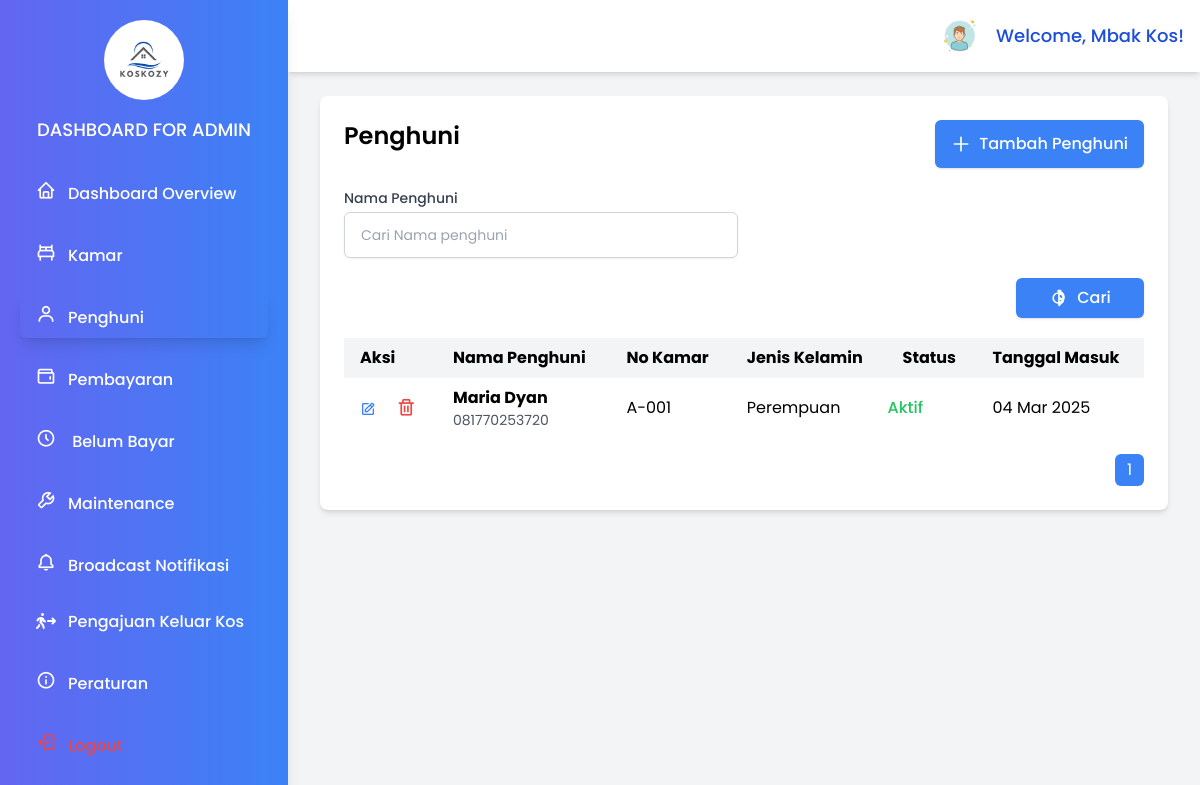
/page/admin/penghuni.php?name=Yan (signed in), run on an earlier commit of the app's database.
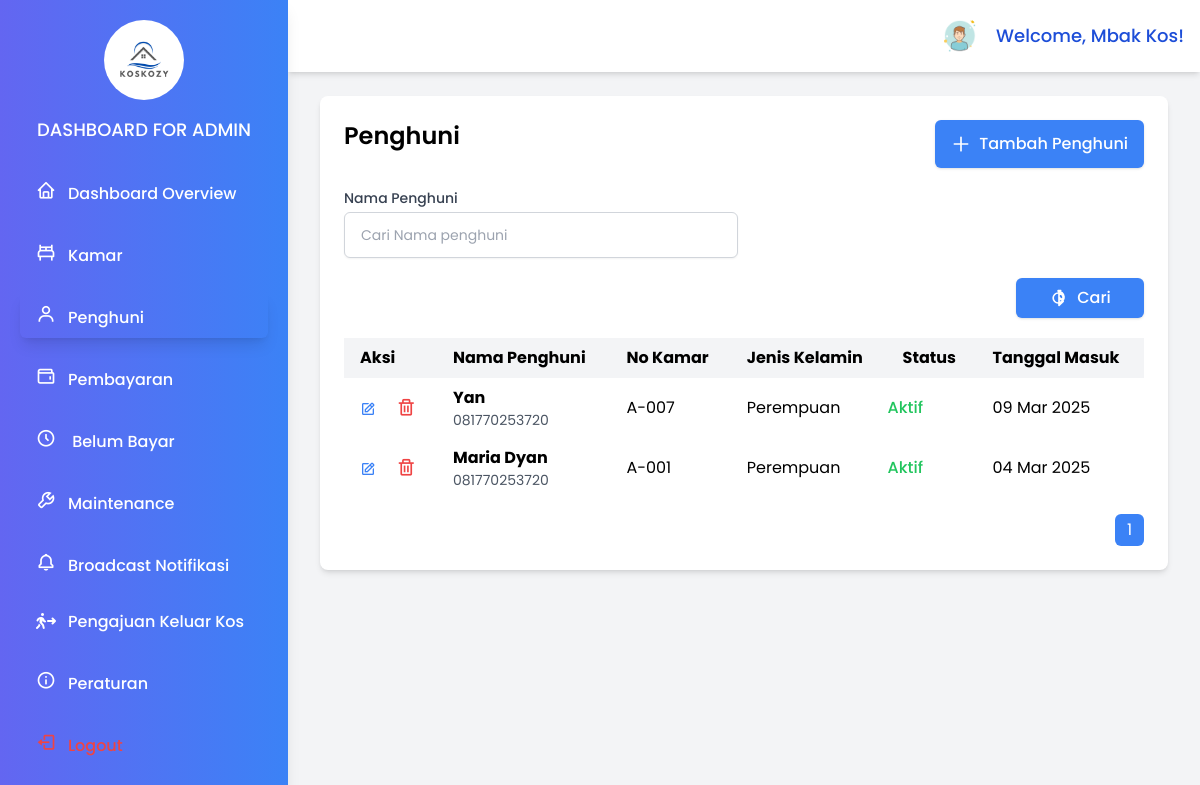
And on a later commit of the database.
### tables this page shows
CREATE TABLE `penghuni` (
  `id` int(11) NOT NULL,
  `room_id` int(11) NOT NULL,
  `nama` varchar(255) NOT NULL,
  `jenis_kelamin` varchar(10) NOT NULL,
  `nomor_telepon` varchar(50) DEFAULT NULL,
  `alamat_asal` text DEFAULT NULL,
  `status` enum('active','inactive') DEFAULT 'active',
  `tanggal_masuk` date DEFAULT NULL,
  `tanggal_keluar` date DEFAULT NULL,
  `ktp` varchar(50) DEFAULT NULL,
  `nomor_darurat` varchar(50) DEFAULT NULL,
  `username` varchar(50) NOT NULL,
  `password` varchar(255) NOT NULL,
  `created_at` timestamp NOT NULL DEFAULT current_timestamp(),
  `updated_at` timestamp NOT NULL DEFAULT current_timestamp() ON UPDATE current_timestamp()
);

CREATE TABLE `rooms` (
  `id` int(11) NOT NULL,
  `name` varchar(255) NOT NULL,
  `type` varchar(50) NOT NULL,
  `ac` varchar(225) NOT NULL,
  `price` decimal(10,2) NOT NULL,
  `status` varchar(225) DEFAULT NULL,
  `active` varchar(20) NOT NULL,
  `capacity` int(11) NOT NULL,
  `description` text DEFAULT NULL,
  `created_at` timestamp NOT NULL DEFAULT current_timestamp(),
  `updated_at` timestamp NOT NULL DEFAULT current_timestamp() ON UPDATE current_timestamp()
);

### page/admin/penghuni.php (the view, shortened to what the changed rows need)
<?php
$host = 'localhost';
$dbname = 'kos_management';
$username = 'root';
$password = '';
try {
   $pdo = new PDO("mysql:host=$host;dbname=$dbname", $username, $password);
   $pdo->setAttribute(PDO::ATTR_ERRMODE, PDO::ERRMODE_EXCEPTION);
   $limit = isset($_GET['limit']) ? (int)$_GET['limit'] : 10;
   $page = isset($_GET['page']) ? (int)$_GET['page'] : 1;
   $offset = ($page - 1) * $limit;
      $name = isset($_GET['name']) ? $_GET['name'] : '';
   $total_sql = "SELECT COUNT(*) FROM penghuni WHERE nama LIKE :name";
   $total_stmt = $pdo->prepare($total_sql);
   $total_stmt->bindValue(':name', "%$name%");
   $total_stmt->execute();
   $total_data = $total_stmt->fetchColumn();
   $total_pages = ceil($total_data / $limit);
   $sql = "SELECT
         A.id,
         A.nama,
         A.jenis_kelamin,
         A.nomor_telepon,
         A.alamat_asal,
         A.status,
         B.name AS room_name,
         A.ktp,
         A.tanggal_masuk,
         A.nomor_darurat
      FROM
         penghuni A
      INNER JOIN
         rooms B ON B.id = A.room_id
      WHERE
         A.nama LIKE :name
      ORDER BY A.tanggal_masuk DESC
      LIMIT :limit OFFSET :offset";
   $stmt_rooms = $pdo->prepare($sql);
   $stmt_rooms->bindValue(':name', "%$name%");
   $stmt_rooms->bindValue(':limit', $limit, PDO::PARAM_INT);
   $stmt_rooms->bindValue(':offset', $offset, PDO::PARAM_INT);
   $stmt_rooms->execute();
   $rooms = $stmt_rooms->fetchAll(PDO::FETCH_ASSOC);
} catch (PDOException $e) {
   echo 'Connection failed: ' . $e->getMessage();
   exit();
}
?>
<!DOCTYPE html>
<html lang="en">
<head>
   <script src="https://cdn.tailwindcss.com"></script>
   <link href="https://unpkg.com/boxicons@2.1.4/css/boxicons.min.css" rel="stylesheet">
   <link rel="stylesheet" href="https://cdnjs.cloudflare.com/ajax/libs/font-awesome/6.5.1/css/all.min.css">
</head>
<body class="bg-gray-100 min-h-screen">
<div id="sidebar" class="hidden md:block w-72 h-full bg-gradient-to-r from-indigo-500 to-blue-500 text-gray-800 fixed top-0 left-0 p-5  flex-col shadow-lg z-50">
   <div class="mb-6 text-center">
      <h1 class="text-lg font-medium text-white mt-4 uppercase">
         Dashboard for Admin
      </h1>
   </div>
</div>
<div class="md:ml-72 flex flex-col min-h-screen">
   <div class="p-8">
      <div class="bg-white rounded-lg shadow-md">
         <div class="p-6 mt-16">
            <div class="justify-between flex mb-5">
               <h2 class="text-2xl font-semibold mb-4">Penghuni</h2>
            </div>
            <div class="overflow-x-auto">
               <table class="min-w-full table-auto">
                  <thead>
                     <tr class="bg-gray-100">
                        <th class="px-4 py-2 text-left">Aksi</th>
                        <th class="px-4 py-2 text-left">Nama Penghuni</th>
                        <th class="px-4 py-2 text-left">No Kamar</th>
                        <th class="px-4 py-2 text-left">Jenis Kelamin</th>
                        <th class="px-4 py-2 text-left">Status</th>
                        <th class="px-4 py-2 text-left">Tanggal Masuk</th>
                     </tr>
                  </thead>
                  <tbody>
                     <?php if (empty($rooms)): ?>
                        <tr>
                           <td colspan="5" class="text-center py-3">No data available</td>
                        </tr>
                     <?php else: ?>
                        <?php foreach ($rooms as $room): ?>
                           <tr>
                              <td class="px-4 py-2">
                                 <a href="#"
                                    class="edit-room-btn text-blue-500 hover:text-blue-700"
                                    data-id="<?= $room['id'] ?>"
                                    data-name="<?= htmlspecialchars($room['nama']) ?>"
                                    data-room-id="<?= htmlspecialchars($room['room_id']) ?>"
                                    data-nomor-telepon="<?= htmlspecialchars($room['nomor_telepon']) ?>"
                                    data-jenis-kelamin="<?= htmlspecialchars($room['jenis_kelamin']) ?>"
                                    data-alamat-asal="<?= htmlspecialchars($room['alamat_asal']) ?>"
                                    data-status="<?= htmlspecialchars($room['status']) ?>"
                                    onclick="openModal(this)">
                                    <i class="bx bx-edit"></i>
                                 </a>
                                 <a href="../../function/admin/penghuni/delete-penghuni.php?id=<?= $room['id'] ?>"
                                    class="ml-4 text-red-500 hover:text-red-700"
                                    onclick="return confirm('Apakah Anda yakin ingin menghapus penghuni ini?');">
                                    <i class="bx bx-trash text-xl"></i>
                                 </a>
                              </td>
                              <td class="px-4 py-2">
                                 <div class="font-bold"><?= htmlspecialchars($room['nama']) ?></div>
                                 <div class="text-sm text-gray-600"><?= htmlspecialchars($room['nomor_telepon']) ?></div>
                              </td>
                              <td class="px-4 py-2 ">
                                 <?= htmlspecialchars($room['room_name']) ?>
                              </td>
                              <td class="px-4 py-2">
                                 <?= htmlspecialchars($room['jenis_kelamin']) ?>
                              </td>
                              <td class="<?php
                                          if ($room['status'] === 'active') {
                                             echo 'text-green-500 font-medium text-left';
                                          } elseif ($room['status'] === 'inactive') {
                                             echo 'text-red-500 font-medium text-left';
                                          }
                                       ?>">
                                          <?php
                                          if ($room['status'] === 'active') {
                                             echo 'Aktif';
                                          } elseif ($room['status'] === 'inactive') {
                                             echo 'Non-aktif';
                                          } else {
                                             echo 'Status Tidak Diketahui';
                                          }
                                          ?>
                                       </td>
                              <td class="px-4 py-2">
                                 <?php
                                    echo date_format(date_create($room['tanggal_masuk']), 'd M Y');
                                 ?>
                              </td>
                           </tr>
                        <?php endforeach; ?>
                     <?php endif; ?>
                  </tbody>
               </table>
                  <div class="flex justify-end mt-4">
                     <nav class="inline-flex space-x-1">
                           <?php for ($i = 1; $i <= $total_pages; $i++): ?>
                              <a href="?page=<?= $i ?>&limit=<?= $limit ?>&name=<?= urlencode($name) ?>" class="px-3 py-1 <?= $i == $page ? 'bg-blue-500 text-white' : 'bg-gray-300 text-gray-700 hover:bg-gray-400' ?> rounded-md">
                                 <?= $i ?>
                              </a>
                           <?php endfor; ?>
                     </nav>
                  </div>
            </div>
         </div>
      </div>
   </div>
</div>
</body>
</html>

What changed in the data, as far as the page shows it:
added penghuni: nama "Yan", nomor_telepon "081770253720", room.name "A-007", jenis_kelamin "Perempuan", status "Aktif", tanggal_masuk "09 Mar 2025"
